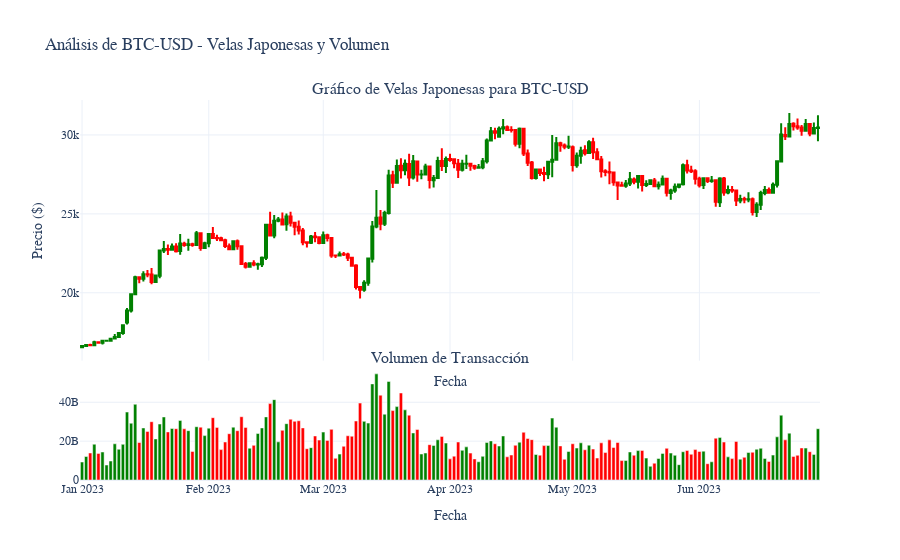

This figure's notebook cell:
### Code cell
import yfinance as yf
import plotly.graph_objects as go
from plotly.subplots import make_subplots

# Descargar datos de acciones
ticker = "BTC-USD"  # Cambia esto por el símbolo de la acción que desees
data = yf.download(ticker, start="2023-01-01", end="2023-07-01")

# Comprobar los datos descargados
print(data.head())

# Determinar los colores de las barras de volumen
colors = ['green' if close > open else 'red' if close < open else 'gray' 
          for open, close in zip(data['Open'], data['Close'])]

# Crear el gráfico con subplots
fig = make_subplots(
    rows=2, cols=1, shared_xaxes=True, 
    vertical_spacing=0.02, 
    row_heights=[0.7, 0.3],  # Ajustar la altura relativa de los subplots
    subplot_titles=(f"Gráfico de Velas Japonesas para {ticker}", "Volumen de Transacción")
)

# Añadir velas japonesas
fig.add_trace(go.Candlestick(
    x=data.index,
    open=data['Open'],
    high=data['High'],
    low=data['Low'],
    close=data['Close'],
    increasing_line_color='green', 
    decreasing_line_color='red',
    showlegend=False
), row=1, col=1)

# Añadir gráfico de barras para el volumen con colores condicionales
fig.add_trace(go.Bar(
    x=data.index,
    y=data['Volume'],
    marker_color=colors,  # Asignar los colores condicionales
    showlegend=False
), row=2, col=1)

# Configurar el diseño del gráfico
fig.update_layout(
    title_text=f'Análisis de {ticker} - Velas Japonesas y Volumen',
    xaxis_title='Fecha',
    yaxis_title='Precio ($)',
    xaxis_rangeslider_visible=False,  # Ocultar el control deslizante de rango
    template='plotly_white',  # Aplicar el tema plotly_white
    font=dict(family="Arial", size=12),  # Establecer fuente del texto
    xaxis=dict(title=dict(text='Fecha', standoff=15)),  # Ajustar el espacio entre el título del eje X y las etiquetas
    xaxis2=dict(title=dict(text='Fecha', standoff=15))  # Asegurar que el título del eje X del subplot inferior también esté ajustado
)

# Mostrar el gráfico
fig.show()

### Figure 1 — Plotly figure (JSON) as saved in the notebook; plotly's stock layout.template omitted (floating-point values rounded to 4 significant figures; data arrays with more than 128 entries replaced by an {"elided": "..."} marker saying what was removed)
{"data": [{"close": {"elided": "181 float values"}, "decreasing": {"line": {"color": "red"}}, "high": {"elided": "181 float values"}, "increasing": {"line": {"color": "green"}}, "low": {"elided": "181 float values"}, "open": {"elided": "181 float values"}, "showlegend": false, "type": "candlestick", "x": {"elided": "181 str values"}, "xaxis": "x", "yaxis": "y"}, {"marker": {"color": {"elided": "181 str values"}}, "showlegend": false, "type": "bar", "x": {"elided": "181 str values"}, "xaxis": "x2", "y": {"elided": "181 int values"}, "yaxis": "y2"}], "layout": {"annotations": [{"font": {"size": 16}, "showarrow": false, "text": "Gráfico de Velas Japonesas para BTC-USD", "x": 0.5, "xanchor": "center", "xref": "paper", "y": 1, "yanchor": "bottom", "yref": "paper"}, {"font": {"size": 16}, "showarrow": false, "text": "Volumen de Transacción", "x": 0.5, "xanchor": "center", "xref": "paper", "y": 0.294, "yanchor": "bottom", "yref": "paper"}], "font": {"family": "Arial", "size": 12}, "title": {"text": "Análisis de BTC-USD - Velas Japonesas y Volumen"}, "xaxis": {"anchor": "y", "domain": [0, 1], "matches": "x2", "rangeslider": {"visible": false}, "showticklabels": false, "title": {"standoff": 15, "text": "Fecha"}}, "xaxis2": {"anchor": "y2", "domain": [0, 1], "title": {"standoff": 15, "text": "Fecha"}}, "yaxis": {"anchor": "x", "domain": [0.314, 1], "title": {"text": "Precio ($)"}}, "yaxis2": {"anchor": "x2", "domain": [0, 0.294]}}}
